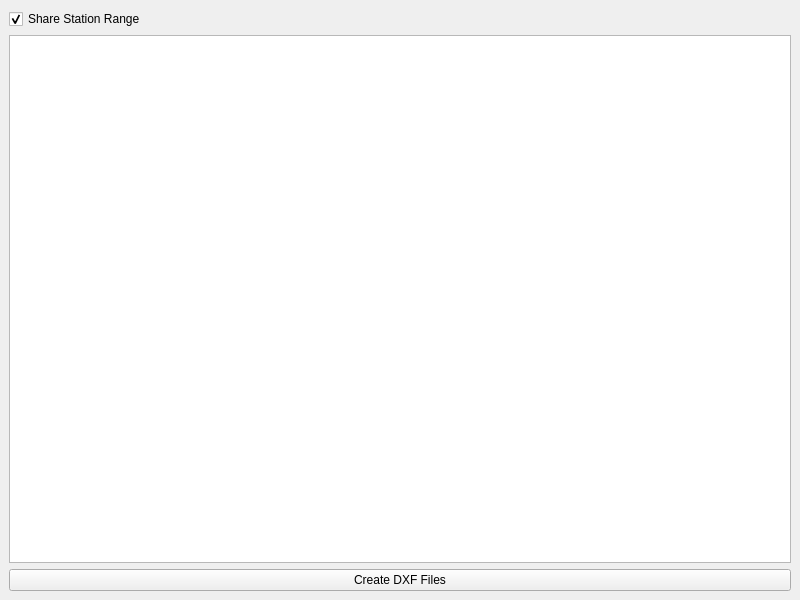
<?xml version="1.0" encoding="UTF-8"?>
<ui version="4.0">
 <class>MainWindow</class>
 <widget class="QMainWindow" name="MainWindow">
  <property name="geometry">
   <rect>
    <x>0</x>
    <y>0</y>
    <width>800</width>
    <height>600</height>
   </rect>
  </property>
  <property name="windowTitle">
   <string>MainWindow</string>
  </property>
  <widget class="QWidget" name="centralWidget">
   <layout class="QGridLayout" name="gridLayout">
    <item row="1" column="1">
     <widget class="QTableWidget" name="tableWidget">
      <property name="sizePolicy">
       <sizepolicy hsizetype="Expanding" vsizetype="Expanding">
        <horstretch>0</horstretch>
        <verstretch>0</verstretch>
       </sizepolicy>
      </property>
      <property name="minimumSize">
       <size>
        <width>0</width>
        <height>0</height>
       </size>
      </property>
      <property name="frameShadow">
       <enum>QFrame::Sunken</enum>
      </property>
      <property name="sizeAdjustPolicy">
       <enum>QAbstractScrollArea::AdjustIgnored</enum>
      </property>
      <property name="editTriggers">
       <set>QAbstractItemView::NoEditTriggers</set>
      </property>
      <property name="alternatingRowColors">
       <bool>true</bool>
      </property>
      <property name="showGrid">
       <bool>true</bool>
      </property>
      <property name="sortingEnabled">
       <bool>true</bool>
      </property>
      <attribute name="horizontalHeaderCascadingSectionResizes">
       <bool>false</bool>
      </attribute>
      <attribute name="horizontalHeaderMinimumSectionSize">
       <number>50</number>
      </attribute>
      <attribute name="horizontalHeaderDefaultSectionSize">
       <number>100</number>
      </attribute>
      <attribute name="horizontalHeaderShowSortIndicator" stdset="0">
       <bool>true</bool>
      </attribute>
      <attribute name="horizontalHeaderStretchLastSection">
       <bool>false</bool>
      </attribute>
     </widget>
    </item>
    <item row="2" column="1">
     <widget class="QPushButton" name="mkdxfButton">
      <property name="text">
       <string>Create DXF Files</string>
      </property>
     </widget>
    </item>
    <item row="0" column="1">
     <widget class="QCheckBox" name="shareRangeCheckBox">
      <property name="sizePolicy">
       <sizepolicy hsizetype="Fixed" vsizetype="Fixed">
        <horstretch>0</horstretch>
        <verstretch>0</verstretch>
       </sizepolicy>
      </property>
      <property name="text">
       <string>Share Station Range</string>
      </property>
      <property name="checked">
       <bool>true</bool>
      </property>
     </widget>
    </item>
   </layout>
  </widget>
  <widget class="QMenuBar" name="mainMenu">
   <property name="geometry">
    <rect>
     <x>0</x>
     <y>0</y>
     <width>800</width>
     <height>21</height>
    </rect>
   </property>
  </widget>
 </widget>
 <resources/>
 <connections/>
</ui>
